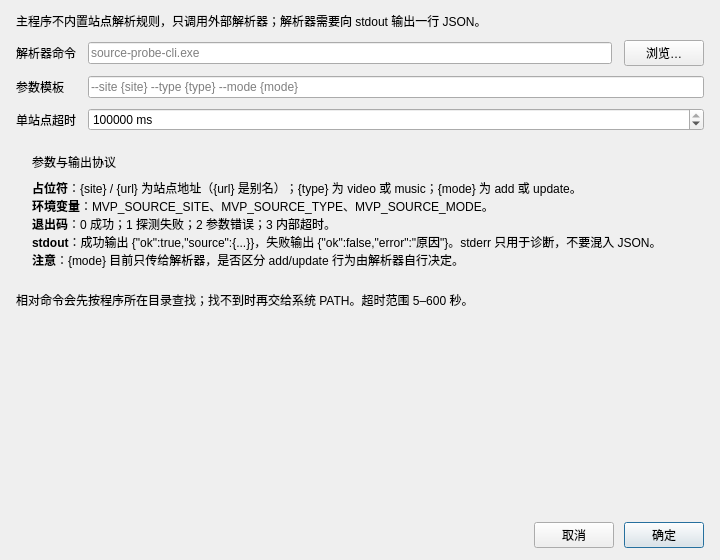
<?xml version="1.0" encoding="UTF-8"?>
<ui version="4.0">
 <class>SourceParserSettingsDialog</class>
 <widget class="QDialog" name="SourceParserSettingsDialog">
  <property name="geometry">
   <rect>
    <x>0</x>
    <y>0</y>
    <width>720</width>
    <height>560</height>
   </rect>
  </property>
  <property name="minimumSize">
   <size>
    <width>600</width>
    <height>480</height>
   </size>
  </property>
  <property name="windowTitle">
   <string>外部解析器配置</string>
  </property>
  <layout class="QVBoxLayout" name="layout_root">
   <property name="spacing">
    <number>10</number>
   </property>
   <property name="leftMargin">
    <number>16</number>
   </property>
   <property name="topMargin">
    <number>12</number>
   </property>
   <property name="rightMargin">
    <number>16</number>
   </property>
   <property name="bottomMargin">
    <number>12</number>
   </property>
   <item>
    <widget class="QLabel" name="label_hint">
     <property name="objectName">
      <string>label_hint</string>
     </property>
     <property name="text">
      <string>主程序不内置站点解析规则，只调用外部解析器；解析器需要向 stdout 输出一行 JSON。</string>
     </property>
     <property name="wordWrap">
      <bool>true</bool>
     </property>
    </widget>
   </item>
   <item>
    <layout class="QGridLayout" name="grid_parser">
     <property name="horizontalSpacing">
      <number>12</number>
     </property>
     <property name="verticalSpacing">
      <number>10</number>
     </property>
     <item row="0" column="0">
      <widget class="QLabel" name="label_commandCaption">
       <property name="text">
        <string>解析器命令</string>
       </property>
      </widget>
     </item>
     <item row="0" column="1">
      <widget class="QLineEdit" name="edit_command">
       <property name="placeholderText">
        <string>source-probe-cli.exe</string>
       </property>
      </widget>
     </item>
     <item row="0" column="2">
      <widget class="QPushButton" name="btn_browse">
       <property name="text">
        <string>浏览…</string>
       </property>
      </widget>
     </item>
     <item row="1" column="0">
      <widget class="QLabel" name="label_argumentsCaption">
       <property name="text">
        <string>参数模板</string>
       </property>
      </widget>
     </item>
     <item row="1" column="1" colspan="2">
      <widget class="QLineEdit" name="edit_arguments">
       <property name="placeholderText">
        <string>--site {site} --type {type} --mode {mode}</string>
       </property>
      </widget>
     </item>
     <item row="2" column="0">
      <widget class="QLabel" name="label_timeoutCaption">
       <property name="text">
        <string>单站点超时</string>
       </property>
      </widget>
     </item>
     <item row="2" column="1" colspan="2">
      <widget class="QSpinBox" name="spin_timeout">
       <property name="suffix">
        <string> ms</string>
       </property>
       <property name="minimum">
        <number>5000</number>
       </property>
       <property name="maximum">
        <number>600000</number>
       </property>
       <property name="singleStep">
        <number>1000</number>
       </property>
       <property name="value">
        <number>120000</number>
       </property>
      </widget>
     </item>
    </layout>
   </item>
   <item>
    <widget class="QFrame" name="card_protocol">
     <property name="objectName">
      <string>settingsCard</string>
     </property>
     <property name="frameShape">
      <enum>QFrame::NoFrame</enum>
     </property>
     <layout class="QVBoxLayout" name="layout_protocol">
      <property name="spacing">
       <number>8</number>
      </property>
      <property name="leftMargin">
       <number>16</number>
      </property>
      <property name="topMargin">
       <number>12</number>
      </property>
      <property name="rightMargin">
       <number>16</number>
      </property>
      <property name="bottomMargin">
       <number>12</number>
      </property>
      <item>
       <widget class="QLabel" name="label_protocolTitle">
        <property name="objectName">
         <string>label_sectionTitle</string>
        </property>
        <property name="text">
         <string>参数与输出协议</string>
        </property>
       </widget>
      </item>
      <item>
       <widget class="QLabel" name="label_details">
        <property name="textFormat">
         <enum>Qt::RichText</enum>
        </property>
        <property name="wordWrap">
         <bool>true</bool>
        </property>
        <property name="text">
         <string>&lt;b&gt;占位符&lt;/b&gt;：{site} / {url} 为站点地址（{url} 是别名）；{type} 为 video 或 music；{mode} 为 add 或 update。&lt;br/&gt;&lt;b&gt;环境变量&lt;/b&gt;：MVP_SOURCE_SITE、MVP_SOURCE_TYPE、MVP_SOURCE_MODE。&lt;br/&gt;&lt;b&gt;退出码&lt;/b&gt;：0 成功；1 探测失败；2 参数错误；3 内部超时。&lt;br/&gt;&lt;b&gt;stdout&lt;/b&gt;：成功输出 {"ok":true,"source":{...}}，失败输出 {"ok":false,"error":"原因"}。stderr 只用于诊断，不要混入 JSON。&lt;br/&gt;&lt;b&gt;注意&lt;/b&gt;：{mode} 目前只传给解析器，是否区分 add/update 行为由解析器自行决定。</string>
        </property>
       </widget>
      </item>
     </layout>
    </widget>
   </item>
   <item>
    <widget class="QLabel" name="label_commandHint">
     <property name="objectName">
      <string>label_hint</string>
     </property>
     <property name="text">
      <string>相对命令会先按程序所在目录查找；找不到时再交给系统 PATH。超时范围 5–600 秒。</string>
     </property>
     <property name="wordWrap">
      <bool>true</bool>
     </property>
    </widget>
   </item>
   <item>
    <spacer name="spacer_root">
     <property name="orientation">
      <enum>Qt::Vertical</enum>
     </property>
     <property name="sizeHint" stdset="0">
      <size>
       <width>20</width>
       <height>20</height>
      </size>
     </property>
    </spacer>
   </item>
   <item>
    <layout class="QHBoxLayout" name="layout_buttons">
     <property name="spacing">
      <number>10</number>
     </property>
     <item>
      <spacer name="spacer_buttons">
       <property name="orientation">
        <enum>Qt::Horizontal</enum>
       </property>
       <property name="sizeHint" stdset="0">
        <size>
         <width>40</width>
         <height>20</height>
        </size>
       </property>
      </spacer>
     </item>
     <item>
      <widget class="QPushButton" name="btn_cancel">
       <property name="text">
        <string>取消</string>
       </property>
      </widget>
     </item>
     <item>
      <widget class="QPushButton" name="btn_save">
       <property name="objectName">
        <string>btn_applyPrimary</string>
       </property>
       <property name="text">
        <string>确定</string>
       </property>
       <property name="default">
        <bool>true</bool>
       </property>
      </widget>
     </item>
    </layout>
   </item>
  </layout>
 </widget>
 <resources/>
 <connections/>
</ui>
